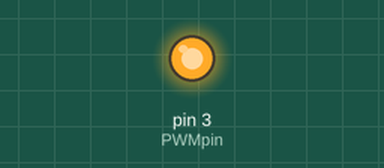
A sketch run on a simulated Arduino Uno, built with avr-gcc and run on an emulated ATmega328P. Shown: output pins drawn as LEDs (lit = HIGH).

Above: at 5.0 s.
At 15.0 s:
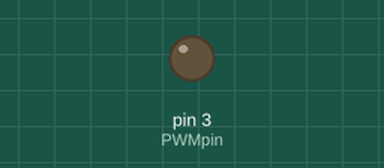
Timing chart, 0 to 26.0 s (numbered marks = the images above):
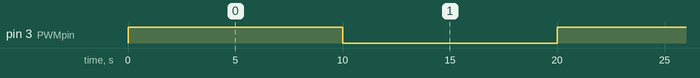

The sketch:

XboxArduino.ino
```cpp
int PWMpin = 3;

void setup()  /****** SETUP: RUNS ONCE ******/
{
  pinMode(PWMpin, OUTPUT);
  Serial.begin(9600);
}//--(end setup )---

void loop()   /****** LOOP: RUNS CONSTANTLY ******/
{
  digitalWrite(PWMpin, HIGH);
  delay(10000);
  digitalWrite(PWMpin, LOW);
  delay(10000);
}
```

Measured:
- by itself, pin 3 (PWMpin): alternates HIGH for 10.0 s and LOW for 10.0 s
